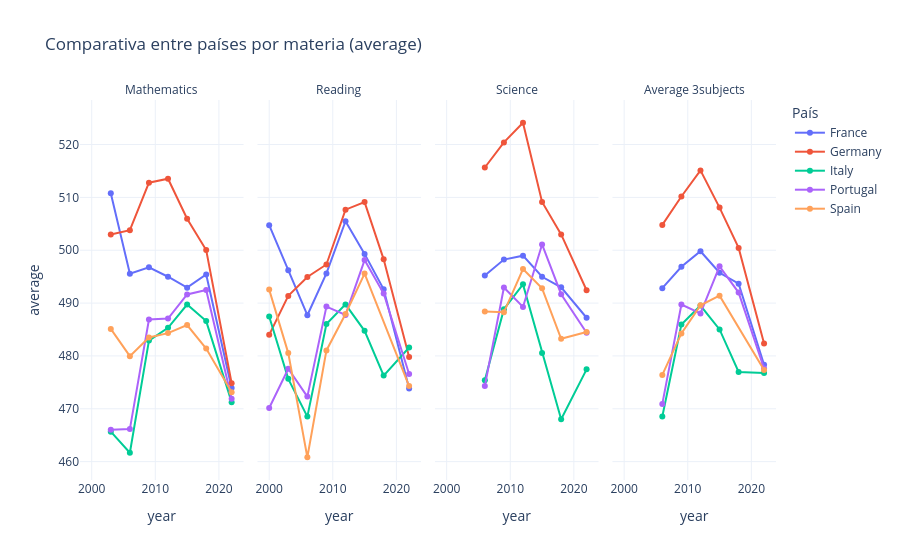

The code cell stored with this chart in its notebook:
### Code cell
comp_all_fig_1 = plot_comparar_paises_todas_materias(df=df_pisa_eda, paises=["Spain", "Portugal", "France", "Italy", "Germany"])
comp_all_fig_1.show()

### Figure 1 — Plotly figure (JSON) as saved in the notebook; plotly's stock layout.template omitted (floating-point values rounded to 4 significant figures)
{"data": [{"hovertemplate": "country=France<br>subject=mathematics<br>year=%{x}<br>average=%{y}<extra></extra>", "legendgroup": "France", "line": {"color": "#636EFA", "dash": "solid"}, "marker": {"symbol": "circle"}, "mode": "lines+markers", "name": "France", "orientation": "v", "showlegend": true, "type": "scatter", "x": [2003, 2006, 2009, 2012, 2015, 2018, 2022], "xaxis": "x", "y": [510.8, 495.5, 496.8, 495.0, 492.9, 495.4, 473.9], "yaxis": "y"}, {"hovertemplate": "country=Germany<br>subject=mathematics<br>year=%{x}<br>average=%{y}<extra></extra>", "legendgroup": "Germany", "line": {"color": "#EF553B", "dash": "solid"}, "marker": {"symbol": "circle"}, "mode": "lines+markers", "name": "Germany", "orientation": "v", "showlegend": true, "type": "scatter", "x": [2003, 2006, 2009, 2012, 2015, 2018, 2022], "xaxis": "x", "y": [503.0, 503.8, 512.8, 513.5, 506.0, 500.0, 474.8], "yaxis": "y"}, {"hovertemplate": "country=Italy<br>subject=mathematics<br>year=%{x}<br>average=%{y}<extra></extra>", "legendgroup": "Italy", "line": {"color": "#00CC96", "dash": "solid"}, "marker": {"symbol": "circle"}, "mode": "lines+markers", "name": "Italy", "orientation": "v", "showlegend": true, "type": "scatter", "x": [2003, 2006, 2009, 2012, 2015, 2018, 2022], "xaxis": "x", "y": [465.7, 461.7, 482.9, 485.3, 489.7, 486.6, 471.3], "yaxis": "y"}, {"hovertemplate": "country=Portugal<br>subject=mathematics<br>year=%{x}<br>average=%{y}<extra></extra>", "legendgroup": "Portugal", "line": {"color": "#AB63FA", "dash": "solid"}, "marker": {"symbol": "circle"}, "mode": "lines+markers", "name": "Portugal", "orientation": "v", "showlegend": true, "type": "scatter", "x": [2003, 2006, 2009, 2012, 2015, 2018, 2022], "xaxis": "x", "y": [466.0, 466.2, 486.9, 487.1, 491.6, 492.5, 471.9], "yaxis": "y"}, {"hovertemplate": "country=Spain<br>subject=mathematics<br>year=%{x}<br>average=%{y}<extra></extra>", "legendgroup": "Spain", "line": {"color": "#FFA15A", "dash": "solid"}, "marker": {"symbol": "circle"}, "mode": "lines+markers", "name": "Spain", "orientation": "v", "showlegend": true, "type": "scatter", "x": [2003, 2006, 2009, 2012, 2015, 2018, 2022], "xaxis": "x", "y": [485.1, 480.0, 483.5, 484.3, 485.8, 481.4, 473.1], "yaxis": "y"}, {"hovertemplate": "country=France<br>subject=reading<br>year=%{x}<br>average=%{y}<extra></extra>", "legendgroup": "France", "line": {"color": "#636EFA", "dash": "solid"}, "marker": {"symbol": "circle"}, "mode": "lines+markers", "name": "France", "orientation": "v", "showlegend": false, "type": "scatter", "x": [2000, 2003, 2006, 2009, 2012, 2015, 2018, 2022], "xaxis": "x2", "y": [504.7, 496.2, 487.7, 495.6, 505.5, 499.3, 492.6, 473.9], "yaxis": "y2"}, {"hovertemplate": "country=Germany<br>subject=reading<br>year=%{x}<br>average=%{y}<extra></extra>", "legendgroup": "Germany", "line": {"color": "#EF553B", "dash": "solid"}, "marker": {"symbol": "circle"}, "mode": "lines+markers", "name": "Germany", "orientation": "v", "showlegend": false, "type": "scatter", "x": [2000, 2003, 2006, 2009, 2012, 2015, 2018, 2022], "xaxis": "x2", "y": [484.0, 491.4, 494.9, 497.3, 507.7, 509.1, 498.3, 479.8], "yaxis": "y2"}, {"hovertemplate": "country=Italy<br>subject=reading<br>year=%{x}<br>average=%{y}<extra></extra>", "legendgroup": "Italy", "line": {"color": "#00CC96", "dash": "solid"}, "marker": {"symbol": "circle"}, "mode": "lines+markers", "name": "Italy", "orientation": "v", "showlegend": false, "type": "scatter", "x": [2000, 2003, 2006, 2009, 2012, 2015, 2018, 2022], "xaxis": "x2", "y": [487.5, 475.7, 468.5, 486.1, 489.8, 484.8, 476.3, 481.6], "yaxis": "y2"}, {"hovertemplate": "country=Portugal<br>subject=reading<br>year=%{x}<br>average=%{y}<extra></extra>", "legendgroup": "Portugal", "line": {"color": "#AB63FA", "dash": "solid"}, "marker": {"symbol": "circle"}, "mode": "lines+markers", "name": "Portugal", "orientation": "v", "showlegend": false, "type": "scatter", "x": [2000, 2003, 2006, 2009, 2012, 2015, 2018, 2022], "xaxis": "x2", "y": [470.2, 477.6, 472.3, 489.3, 487.8, 498.1, 491.8, 476.6], "yaxis": "y2"}, {"hovertemplate": "country=Spain<br>subject=reading<br>year=%{x}<br>average=%{y}<extra></extra>", "legendgroup": "Spain", "line": {"color": "#FFA15A", "dash": "solid"}, "marker": {"symbol": "circle"}, "mode": "lines+markers", "name": "Spain", "orientation": "v", "showlegend": false, "type": "scatter", "x": [2000, 2003, 2006, 2009, 2012, 2015, 2022], "xaxis": "x2", "y": [492.6, 480.5, 460.8, 481.0, 487.9, 495.6, 474.3], "yaxis": "y2"}, {"hovertemplate": "country=France<br>subject=science<br>year=%{x}<br>average=%{y}<extra></extra>", "legendgroup": "France", "line": {"color": "#636EFA", "dash": "solid"}, "marker": {"symbol": "circle"}, "mode": "lines+markers", "name": "France", "orientation": "v", "showlegend": false, "type": "scatter", "x": [2006, 2009, 2012, 2015, 2018, 2022], "xaxis": "x3", "y": [495.2, 498.2, 499.0, 495.0, 493.0, 487.2], "yaxis": "y3"}, {"hovertemplate": "country=Germany<br>subject=science<br>year=%{x}<br>average=%{y}<extra></extra>", "legendgroup": "Germany", "line": {"color": "#EF553B", "dash": "solid"}, "marker": {"symbol": "circle"}, "mode": "lines+markers", "name": "Germany", "orientation": "v", "showlegend": false, "type": "scatter", "x": [2006, 2009, 2012, 2015, 2018, 2022], "xaxis": "x3", "y": [515.6, 520.4, 524.1, 509.1, 503.0, 492.4], "yaxis": "y3"}, {"hovertemplate": "country=Italy<br>subject=science<br>year=%{x}<br>average=%{y}<extra></extra>", "legendgroup": "Italy", "line": {"color": "#00CC96", "dash": "solid"}, "marker": {"symbol": "circle"}, "mode": "lines+markers", "name": "Italy", "orientation": "v", "showlegend": false, "type": "scatter", "x": [2006, 2009, 2012, 2015, 2018, 2022], "xaxis": "x3", "y": [475.4, 488.8, 493.5, 480.5, 468.0, 477.5], "yaxis": "y3"}, {"hovertemplate": "country=Portugal<br>subject=science<br>year=%{x}<br>average=%{y}<extra></extra>", "legendgroup": "Portugal", "line": {"color": "#AB63FA", "dash": "solid"}, "marker": {"symbol": "circle"}, "mode": "lines+markers", "name": "Portugal", "orientation": "v", "showlegend": false, "type": "scatter", "x": [2006, 2009, 2012, 2015, 2018, 2022], "xaxis": "x3", "y": [474.3, 492.9, 489.3, 501.1, 491.7, 484.4], "yaxis": "y3"}, {"hovertemplate": "country=Spain<br>subject=science<br>year=%{x}<br>average=%{y}<extra></extra>", "legendgroup": "Spain", "line": {"color": "#FFA15A", "dash": "solid"}, "marker": {"symbol": "circle"}, "mode": "lines+markers", "name": "Spain", "orientation": "v", "showlegend": false, "type": "scatter", "x": [2006, 2009, 2012, 2015, 2018, 2022], "xaxis": "x3", "y": [488.4, 488.3, 496.4, 492.8, 483.3, 484.5], "yaxis": "y3"}, {"hovertemplate": "country=France<br>subject=average_3subjects<br>year=%{x}<br>average=%{y}<extra></extra>", "legendgroup": "France", "line": {"color": "#636EFA", "dash": "solid"}, "marker": {"symbol": "circle"}, "mode": "lines+markers", "name": "France", "orientation": "v", "showlegend": false, "type": "scatter", "x": [2006, 2009, 2012, 2015, 2018, 2022], "xaxis": "x4", "y": [492.8, 496.9, 499.8, 495.7, 493.7, 478.3], "yaxis": "y4"}, {"hovertemplate": "country=Germany<br>subject=average_3subjects<br>year=%{x}<br>average=%{y}<extra></extra>", "legendgroup": "Germany", "line": {"color": "#EF553B", "dash": "solid"}, "marker": {"symbol": "circle"}, "mode": "lines+markers", "name": "Germany", "orientation": "v", "showlegend": false, "type": "scatter", "x": [2006, 2009, 2012, 2015, 2018, 2022], "xaxis": "x4", "y": [504.8, 510.2, 515.1, 508.1, 500.4, 482.3], "yaxis": "y4"}, {"hovertemplate": "country=Italy<br>subject=average_3subjects<br>year=%{x}<br>average=%{y}<extra></extra>", "legendgroup": "Italy", "line": {"color": "#00CC96", "dash": "solid"}, "marker": {"symbol": "circle"}, "mode": "lines+markers", "name": "Italy", "orientation": "v", "showlegend": false, "type": "scatter", "x": [2006, 2009, 2012, 2015, 2018, 2022], "xaxis": "x4", "y": [468.5, 485.9, 489.5, 485.0, 477.0, 476.8], "yaxis": "y4"}, {"hovertemplate": "country=Portugal<br>subject=average_3subjects<br>year=%{x}<br>average=%{y}<extra></extra>", "legendgroup": "Portugal", "line": {"color": "#AB63FA", "dash": "solid"}, "marker": {"symbol": "circle"}, "mode": "lines+markers", "name": "Portugal", "orientation": "v", "showlegend": false, "type": "scatter", "x": [2006, 2009, 2012, 2015, 2018, 2022], "xaxis": "x4", "y": [470.9, 489.7, 488.0, 497.0, 492.0, 477.6], "yaxis": "y4"}, {"hovertemplate": "country=Spain<br>subject=average_3subjects<br>year=%{x}<br>average=%{y}<extra></extra>", "legendgroup": "Spain", "line": {"color": "#FFA15A", "dash": "solid"}, "marker": {"symbol": "circle"}, "mode": "lines+markers", "name": "Spain", "orientation": "v", "showlegend": false, "type": "scatter", "x": [2006, 2009, 2012, 2015, 2022], "xaxis": "x4", "y": [476.4, 484.3, 489.6, 491.4, 477.3], "yaxis": "y4"}], "layout": {"annotations": [{"font": {}, "showarrow": false, "text": "Mathematics", "x": 0.1175, "xanchor": "center", "xref": "paper", "y": 1.0, "yanchor": "bottom", "yref": "paper"}, {"font": {}, "showarrow": false, "text": "Reading", "x": 0.3725, "xanchor": "center", "xref": "paper", "y": 1.0, "yanchor": "bottom", "yref": "paper"}, {"font": {}, "showarrow": false, "text": "Science", "x": 0.6275, "xanchor": "center", "xref": "paper", "y": 1.0, "yanchor": "bottom", "yref": "paper"}, {"font": {}, "showarrow": false, "text": "Average 3subjects", "x": 0.8825, "xanchor": "center", "xref": "paper", "y": 1.0, "yanchor": "bottom", "yref": "paper"}], "hovermode": "x unified", "legend": {"title": {"text": "País"}, "tracegroupgap": 0}, "title": {"text": "Comparativa entre países por materia (average)"}, "xaxis": {"anchor": "y", "domain": [0.0, 0.235], "title": {"text": "year"}}, "xaxis2": {"anchor": "y2", "domain": [0.255, 0.49], "matches": "x", "title": {"text": "year"}}, "xaxis3": {"anchor": "y3", "domain": [0.51, 0.745], "matches": "x", "title": {"text": "year"}}, "xaxis4": {"anchor": "y4", "domain": [0.765, 1.0], "matches": "x", "title": {"text": "year"}}, "yaxis": {"anchor": "x", "domain": [0.0, 1.0], "title": {"text": "average"}}, "yaxis2": {"anchor": "x2", "domain": [0.0, 1.0], "matches": "y", "showticklabels": false}, "yaxis3": {"anchor": "x3", "domain": [0.0, 1.0], "matches": "y", "showticklabels": false}, "yaxis4": {"anchor": "x4", "domain": [0.0, 1.0], "matches": "y", "showticklabels": false}}}
